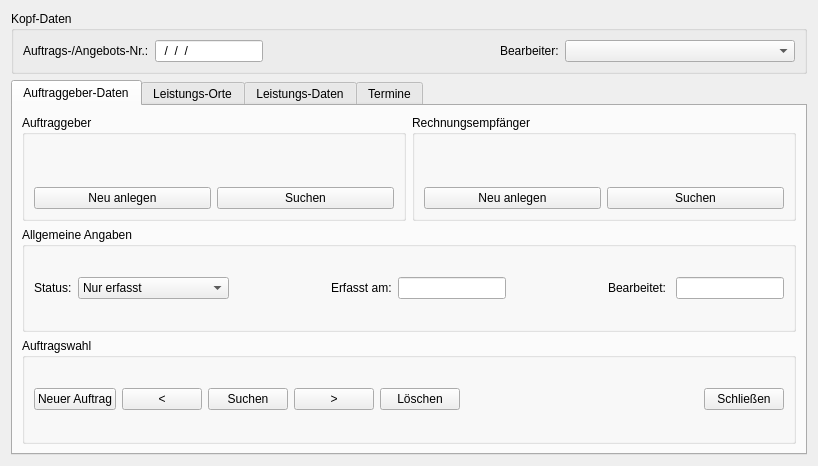
<?xml version="1.0" encoding="UTF-8"?>
<ui version="4.0">
 <class>COrders</class>
 <widget class="QWidget" name="COrders">
  <property name="geometry">
   <rect>
    <x>0</x>
    <y>0</y>
    <width>818</width>
    <height>466</height>
   </rect>
  </property>
  <property name="windowTitle">
   <string>Auftrags-Bearbeitung</string>
  </property>
  <property name="windowIcon">
   <iconset resource="../MEGAMover/MEGAMover.qrc">
    <normaloff>:/icons/MM.png</normaloff>:/icons/MM.png</iconset>
  </property>
  <layout class="QVBoxLayout" name="verticalLayout_2">
   <item>
    <layout class="QVBoxLayout" name="verticalLayout">
     <item>
      <widget class="QGroupBox" name="grpHead">
       <property name="title">
        <string>Kopf-Daten</string>
       </property>
       <layout class="QGridLayout" name="gridLayout">
        <item row="1" column="4">
         <widget class="QComboBox" name="cmdUser">
          <property name="sizePolicy">
           <sizepolicy hsizetype="Expanding" vsizetype="Fixed">
            <horstretch>0</horstretch>
            <verstretch>0</verstretch>
           </sizepolicy>
          </property>
         </widget>
        </item>
        <item row="1" column="0">
         <widget class="QLabel" name="label">
          <property name="text">
           <string>Auftrags-/Angebots-Nr.:</string>
          </property>
         </widget>
        </item>
        <item row="1" column="3">
         <widget class="QLabel" name="label_2">
          <property name="text">
           <string>Bearbeiter:</string>
          </property>
         </widget>
        </item>
        <item row="1" column="2">
         <spacer name="horizontalSpacer_4">
          <property name="orientation">
           <enum>Qt::Horizontal</enum>
          </property>
          <property name="sizeHint" stdset="0">
           <size>
            <width>40</width>
            <height>20</height>
           </size>
          </property>
         </spacer>
        </item>
        <item row="1" column="1">
         <widget class="QLineEdit" name="txtAnr">
          <property name="sizePolicy">
           <sizepolicy hsizetype="Minimum" vsizetype="Fixed">
            <horstretch>0</horstretch>
            <verstretch>0</verstretch>
           </sizepolicy>
          </property>
          <property name="inputMask">
           <string>99/99/99/9999; </string>
          </property>
          <property name="maxLength">
           <number>13</number>
          </property>
          <property name="readOnly">
           <bool>true</bool>
          </property>
          <property name="placeholderText">
           <string>__/__/__/____</string>
          </property>
         </widget>
        </item>
       </layout>
      </widget>
     </item>
     <item>
      <widget class="QTabWidget" name="tabWidget">
       <property name="sizePolicy">
        <sizepolicy hsizetype="MinimumExpanding" vsizetype="Expanding">
         <horstretch>0</horstretch>
         <verstretch>0</verstretch>
        </sizepolicy>
       </property>
       <property name="currentIndex">
        <number>0</number>
       </property>
       <widget class="QWidget" name="tabAdress1">
        <attribute name="title">
         <string>Auftraggeber-Daten</string>
        </attribute>
        <layout class="QHBoxLayout" name="horizontalLayout">
         <item>
          <layout class="QVBoxLayout" name="verticalLayout_3">
           <item>
            <layout class="QHBoxLayout" name="horizontalLayout_2">
             <item>
              <widget class="QGroupBox" name="grpAG">
               <property name="sizePolicy">
                <sizepolicy hsizetype="Preferred" vsizetype="Preferred">
                 <horstretch>0</horstretch>
                 <verstretch>0</verstretch>
                </sizepolicy>
               </property>
               <property name="title">
                <string>Auftraggeber</string>
               </property>
               <layout class="QVBoxLayout" name="verticalLayout_4">
                <item>
                 <widget class="AdressPad" name="padAG" native="true"/>
                </item>
                <item>
                 <layout class="QHBoxLayout" name="pboxAG">
                  <item>
                   <widget class="QPushButton" name="cmdNewAG">
                    <property name="text">
                     <string>Neu anlegen</string>
                    </property>
                   </widget>
                  </item>
                  <item>
                   <widget class="QPushButton" name="cmdSrchAG">
                    <property name="text">
                     <string>Suchen</string>
                    </property>
                   </widget>
                  </item>
                 </layout>
                </item>
               </layout>
              </widget>
             </item>
             <item>
              <widget class="QGroupBox" name="grpRE">
               <property name="sizePolicy">
                <sizepolicy hsizetype="Preferred" vsizetype="Preferred">
                 <horstretch>0</horstretch>
                 <verstretch>0</verstretch>
                </sizepolicy>
               </property>
               <property name="title">
                <string>Rechnungsempfänger</string>
               </property>
               <layout class="QVBoxLayout" name="verticalLayout_5">
                <item>
                 <widget class="AdressPad" name="padRE" native="true"/>
                </item>
                <item>
                 <layout class="QHBoxLayout" name="pboxRE">
                  <item>
                   <widget class="QPushButton" name="cmdNewRE">
                    <property name="text">
                     <string>Neu anlegen</string>
                    </property>
                   </widget>
                  </item>
                  <item>
                   <widget class="QPushButton" name="cmdSrchRE">
                    <property name="text">
                     <string>Suchen</string>
                    </property>
                   </widget>
                  </item>
                 </layout>
                </item>
               </layout>
              </widget>
             </item>
            </layout>
           </item>
           <item>
            <layout class="QGridLayout" name="gridLayout_2">
             <item row="1" column="0">
              <widget class="QGroupBox" name="grpCommonData">
               <property name="title">
                <string>Allgemeine Angaben</string>
               </property>
               <layout class="QHBoxLayout" name="horizontalLayout_4">
                <item>
                 <widget class="QLabel" name="label_3">
                  <property name="text">
                   <string>Status:</string>
                  </property>
                 </widget>
                </item>
                <item>
                 <widget class="QComboBox" name="cmbStatus">
                  <property name="sizePolicy">
                   <sizepolicy hsizetype="Expanding" vsizetype="Fixed">
                    <horstretch>0</horstretch>
                    <verstretch>0</verstretch>
                   </sizepolicy>
                  </property>
                  <property name="currentIndex">
                   <number>0</number>
                  </property>
                  <item>
                   <property name="text">
                    <string>Nur erfasst</string>
                   </property>
                  </item>
                  <item>
                   <property name="text">
                    <string>Angebot erstellt</string>
                   </property>
                  </item>
                  <item>
                   <property name="text">
                    <string>Auftrag bestätigt</string>
                   </property>
                  </item>
                  <item>
                   <property name="text">
                    <string>In Abwicklung</string>
                   </property>
                  </item>
                  <item>
                   <property name="text">
                    <string>Bereit zur Abrechnung</string>
                   </property>
                  </item>
                  <item>
                   <property name="text">
                    <string>Abgerechnet</string>
                   </property>
                  </item>
                 </widget>
                </item>
                <item>
                 <spacer name="horizontalSpacer_2">
                  <property name="orientation">
                   <enum>Qt::Horizontal</enum>
                  </property>
                  <property name="sizeHint" stdset="0">
                   <size>
                    <width>40</width>
                    <height>20</height>
                   </size>
                  </property>
                 </spacer>
                </item>
                <item>
                 <widget class="QLabel" name="label_4">
                  <property name="text">
                   <string>Erfasst am:</string>
                  </property>
                 </widget>
                </item>
                <item>
                 <widget class="QLineEdit" name="txtCreated"/>
                </item>
                <item>
                 <spacer name="horizontalSpacer_3">
                  <property name="orientation">
                   <enum>Qt::Horizontal</enum>
                  </property>
                  <property name="sizeHint" stdset="0">
                   <size>
                    <width>40</width>
                    <height>20</height>
                   </size>
                  </property>
                 </spacer>
                </item>
                <item>
                 <widget class="QLabel" name="label_5">
                  <property name="text">
                   <string>Bearbeitet: </string>
                  </property>
                 </widget>
                </item>
                <item>
                 <widget class="QLineEdit" name="txtUpdated"/>
                </item>
               </layout>
              </widget>
             </item>
            </layout>
           </item>
           <item>
            <widget class="QGroupBox" name="grpOrderDial">
             <property name="title">
              <string>Auftragswahl</string>
             </property>
             <layout class="QHBoxLayout" name="horizontalLayout_3">
              <item>
               <widget class="QPushButton" name="cmdNewAuf">
                <property name="text">
                 <string>Neuer Auftrag</string>
                </property>
               </widget>
              </item>
              <item>
               <widget class="QPushButton" name="cmdPrevAuf">
                <property name="text">
                 <string>&lt;</string>
                </property>
               </widget>
              </item>
              <item>
               <widget class="QPushButton" name="cmdSearchAuf">
                <property name="text">
                 <string>Suchen</string>
                </property>
               </widget>
              </item>
              <item>
               <widget class="QPushButton" name="cmdNextAuf">
                <property name="text">
                 <string>&gt;</string>
                </property>
               </widget>
              </item>
              <item>
               <widget class="QPushButton" name="cmdDeleteAuf">
                <property name="text">
                 <string>Löschen</string>
                </property>
               </widget>
              </item>
              <item>
               <spacer name="horizontalSpacer">
                <property name="orientation">
                 <enum>Qt::Horizontal</enum>
                </property>
                <property name="sizeHint" stdset="0">
                 <size>
                  <width>40</width>
                  <height>20</height>
                 </size>
                </property>
               </spacer>
              </item>
              <item>
               <widget class="QPushButton" name="cmdClose">
                <property name="text">
                 <string>Schließen</string>
                </property>
               </widget>
              </item>
             </layout>
            </widget>
           </item>
          </layout>
         </item>
        </layout>
       </widget>
       <widget class="QWidget" name="tabAdress2">
        <attribute name="title">
         <string>Leistungs-Orte</string>
        </attribute>
       </widget>
       <widget class="QWidget" name="tabInvRows">
        <attribute name="title">
         <string>Leistungs-Daten</string>
        </attribute>
       </widget>
       <widget class="QWidget" name="tabDates">
        <attribute name="title">
         <string>Termine</string>
        </attribute>
       </widget>
      </widget>
     </item>
    </layout>
   </item>
  </layout>
 </widget>
 <customwidgets>
  <customwidget>
   <class>AdressPad</class>
   <extends>QWidget</extends>
   <header>adresspad.h</header>
   <container>1</container>
  </customwidget>
 </customwidgets>
 <resources>
  <include location="../MEGAMover/MEGAMover.qrc"/>
 </resources>
 <connections/>
</ui>
